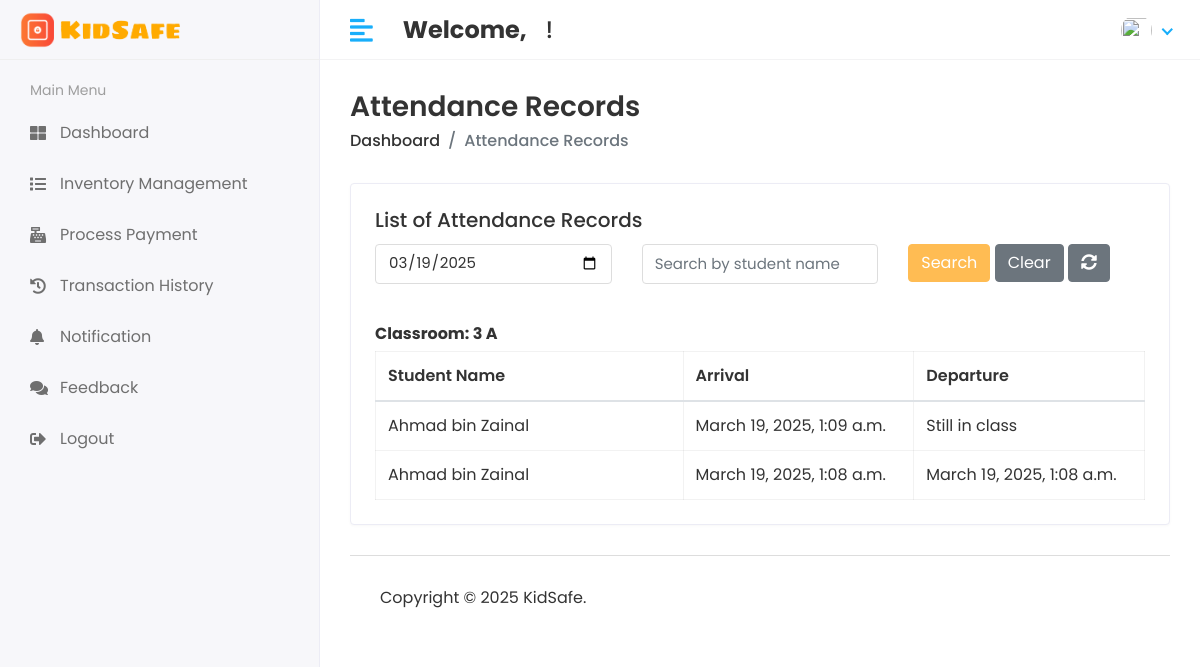
/administrator/attendance-list/, run on an earlier commit of the app's database.
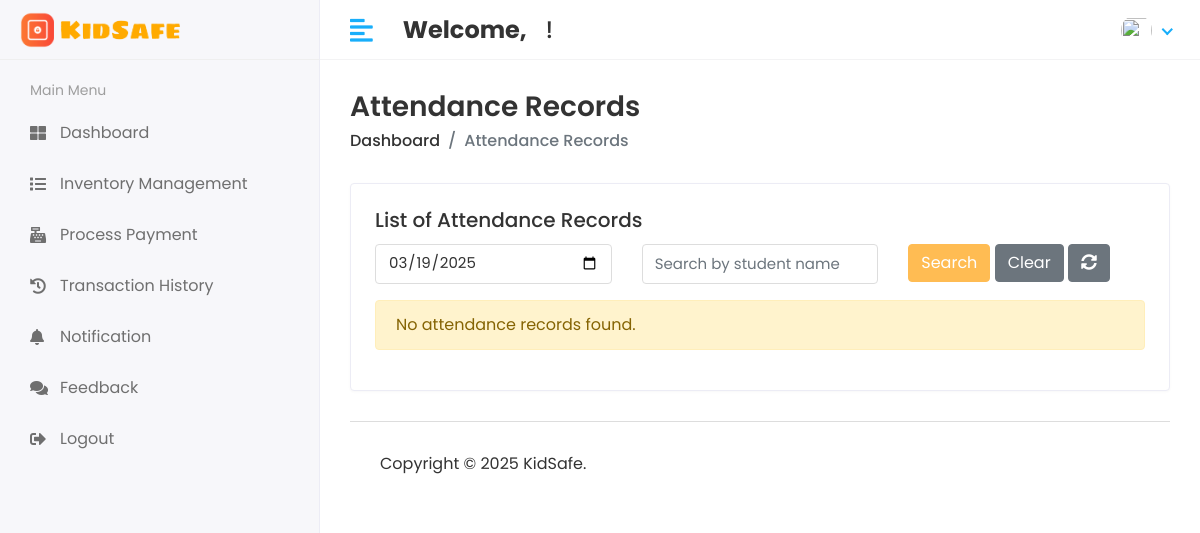
And on a later commit of the database.
### kidsafe_app/models.py (models this page shows, shortened)
class Attendance(models.Model):
    student = models.ForeignKey(Student, on_delete=models.CASCADE)
    arrival_time = models.DateTimeField(auto_now_add=True)
    departure_time = models.DateTimeField(null=True, blank=True)

class Classroom(models.Model):
    name = models.CharField(max_length=100)
    created_at = models.DateTimeField(auto_now_add=True)
    updated_at = models.DateTimeField(auto_now=True)

class Student(models.Model):
    admin = models.OneToOneField(CustomUser, on_delete=models.CASCADE)
    gender = models.CharField(max_length=100)
    classroom_id = models.ForeignKey(Classroom, on_delete=models.DO_NOTHING)
    created_at = models.DateTimeField(auto_now_add=True)
    updated_at = models.DateTimeField(auto_now=True)

class CustomUser(AbstractUser):
    USER = (
        (1, 'Administrator'),
        (2, 'Teacher'),
        (3, 'Student'),
        (4, 'Canteen'),
    )
    user_type = models.CharField(choices=USER, max_length=50, default=1)
    profile_pic = models.ImageField(upload_to='media/profile_pic')

### kidsafe_project/administrator_views.py (the view)
# urls.py: path('administrator/attendance-list/', administrator_views.attendance_list, name='attendance_list'),
def attendance_list(request):
    search_query = request.GET.get('search', '')
    date_filter = request.GET.get('date', '')
    attendance_records = Attendance.objects.select_related('student__classroom_id').all().order_by('student__classroom_id', '-arrival_time')
    if search_query:
        attendance_records = attendance_records.filter(
            student__admin__first_name__icontains=search_query
        ) | attendance_records.filter(
            student__admin__last_name__icontains=search_query
        )
    if date_filter:
        try:
            filter_date = datetime.strptime(date_filter, '%Y-%m-%d').date()
            attendance_records = attendance_records.filter(arrival_time__date=filter_date)
        except ValueError:
            pass
    else:
        today = timezone.localdate()  # Use localdate() to get the current date in the server's timezone
        attendance_records = attendance_records.filter(arrival_time__date=today)
        date_filter = today.isoformat()  # Set the default date to today
    classroom_attendance = {}
    for record in attendance_records:
        classroom_name = record.student.classroom_id.name
        if classroom_name not in classroom_attendance:
            classroom_attendance[classroom_name] = []
        classroom_attendance[classroom_name].append(record)
    context = {
        'classroom_attendance': classroom_attendance,
        'search_query': search_query,
        'selected_date': date_filter,  # Pass the selected date to the template
    }
    return render(request, 'administrator/attendance_list.html', context)

### templates/administrator/attendance_list.html (shortened to what this page needs)
{% extends 'base.html' %}
{% load static %}
{% block content %}
<div class="page-header">
    <div class="row align-items-center">
        <div class="col">
            <h3 class="page-title">Attendance Records</h3>
            <ul class="breadcrumb">
                <li class="breadcrumb-item"><a href="{% url 'admin_home' %}">Dashboard</a></li>
                <li class="breadcrumb-item active">Attendance Records</li>
            </ul>
        </div>
    </div>
</div>
<div class="row">
    <div class="col-sm-12">
        <div class="card">
            <div class="card-body">
                <h5 class="card-title">List of Attendance Records</h5>
                <form method="GET" action="{% url 'attendance_list' %}" class="mb-3">
                    <div class="row">
                        <div class="col-md-4">
                            <input type="date" name="date" class="form-control" value="{{ selected_date }}">
                        </div>
                        <div class="col-md-4">
                            <input type="text" name="search" class="form-control" placeholder="Search by student name" value="{{ request.GET.search }}">
                        </div>
                        <div class="col-md-4">
                            <button class="btn btn-primary" type="submit">Search</button>
                            <a href="{% url 'attendance_list' %}?date={{ selected_date }}" class="btn btn-secondary flex-grow-1">Clear</a>
                            <a href="{% url 'attendance_list' %}" class="btn btn-secondary flex-grow-1"><i class="fas fa-sync-alt"></i></a>
                        </div>
                    </div>
                </form>
                {% if classroom_attendance %}
                    {% for classroom, records in classroom_attendance.items %}
                    <br>
                    <h6><strong>Classroom: {{ classroom }}</strong></h6>
                    <table class="table table-bordered table-hover" style="table-layout: fixed; width: 100%;">
                        <thead>
                            <tr>
                                <th style="width: 40%;">Student Name</th>
                                <th style="width: 30%;">Arrival</th>
                                <th style="width: 30%;">Departure</th>
                            </tr>
                        </thead>
                        <tbody>
                            {% if records %}
                                {% for record in records %}
                                <tr>
                                    <td style="width: 40%;">{{ record.student.admin.first_name }} {{ record.student.admin.last_name }}</td>
                                    <td style="width: 30%;">{{ record.arrival_time }}</td>
                                    <td style="width: 30%;">{{ record.departure_time|default:"Still in class" }}</td>
                                </tr>
                                {% endfor %}
                            {% else %}
                                <tr>
                                    <td colspan="3" class="text-center">No attendance records found for this classroom.</td>
                                </tr>
                            {% endif %}
                        </tbody>
                    </table>
                    {% endfor %}
                {% else %}
                    <div class="alert alert-warning">No attendance records found.</div>
                {% endif %}
            </div>
        </div>
    </div>
</div>
{% endblock %}

What changed in the data, as far as the page shows it:
removed Attendance: name "3 A", student.admin.first_name "Ahmad", student.admin.last_name "bin Zainal", arrival_time "March 19, 2025, 1:09 a.m.", departure_time "Still in class"
removed Attendance: student.admin.first_name "Ahmad", student.admin.last_name "bin Zainal", arrival_time "March 19, 2025, 1:08 a.m.", departure_time "March 19, 2025, 1:08 a.m.", shown under "3 A"
Also different on the page:
text now shown: "No attendance records found."
